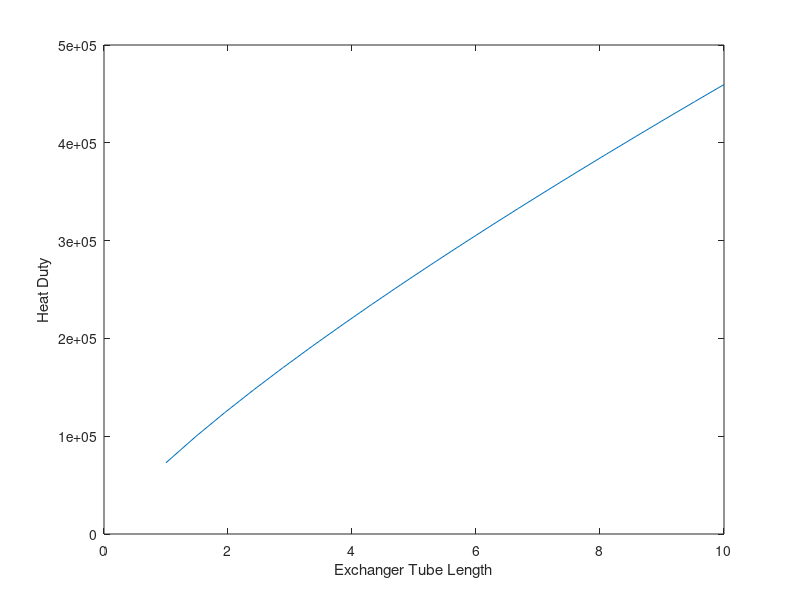

The MATLAB script that drew this image:
function heat_exchanger

%Information needed/solved for:
%Inlet, outlet temperatures
%Flow rates
%HX dimensions
%Thermal data for CO2, IL: viscosity, thermal conductivity, heat capacity
%Conductivity of tube material

%%%DATA, listed in [IL, CO2] (Check values for all of these, should be
%%%averages across temp range)
mass_flow = [59600/3600, 596000*0.65/3600]; %kg/s
density = [1115, 120]; %kg/m^3
mu = [5.5e-2 ,3.1e-5]; %Dynamic viscosity, Pa*s
nu = mu./density; %Kinematic viscosity
k = [0.16, 0.05]; %Thermal conductivity, W/(m*K)
Cp = [1200, 1181]; %Heat capacity, J/(kg*K)

L_range = linspace(1,10,20)';
eff_NTU_calc(mass_flow, density, mu, nu, k, Cp, L_range, [70+273, 600])

end

function eff_NTU_calc(mass_flow, density, mu, nu, k, Cp, L, Ti)
%Eff-NTU calculation to get q vs L

%%%Tube dimensions
%Shell
D_large = 5.0;
A_large = pi*(D_large/2)^2;
%Inner tube
Di = 0.04;
Do = 0.0415;
A_small = pi*(Di/2)^2;
A_tube = pi*(Do/2)^2;
N_tubes = floor(A_large/(A_tube*4)); %Number of tubes that fit
% N_tubes = 1000;
fprintf('Number of tubes: %.0f\n', N_tubes)
kt = 18; %Stainless steel tube

%Convert mass flow rates to volumetric flow rates and velocities
volume_flow = mass_flow ./density;
v = volume_flow ./ ([(A_small*N_tubes), (A_large-N_tubes*A_tube)]); %Assume IL on inside

Re = reynolds(nu, v, L); %Reynolds number

Pr = prandtl(Cp, mu, k); %Prandtl number

hi = (k(1)*nusselt(Re(:,1),Pr(1)))./L; %Convection coefficient
ho = (k(2)*nusselt(Re(:,2),Pr(2)))./L; 

qmax = min(mass_flow.*Cp)*(Ti(2)-Ti(1)); %Max possible heat transfer

UA = heat_transfer_coeff(Di, Do, L, kt, hi, ho); %Total heat transfer coeffs
NTU = UA./(min(Cp.*mass_flow)); %Number of transfer units
Cr = min(Cp.*mass_flow)/max(Cp.*mass_flow); %Heat capacity ratio

% eps_parallel = eff_parallel(NTU, Cr); %effectiveness, parallel flow
% eps_counter = eff_counter(NTU, Cr); %effectiveness, counter flow
eps_shell = N_tubes*eff_shell(NTU, Cr);

%Heat duty
q_shell = eps_shell.*qmax;

plot(L, q_shell)
xlabel('Exchanger Tube Length')
ylabel('Heat Duty')

end

function [Re] = reynolds(nu, v, L)

Re = L*(v./nu);

end

function [Pr] = prandtl(Cp, mu, k)

Pr = (Cp.*mu)./k;

end

function [Nu] = nusselt(Re, Pr)

Nu = 0.023*Re.^(4/5).*Pr^(0.3); %Check to make sure this is right

end

function [UA] = heat_transfer_coeff(Di, Do, L, kt, hi, ho)

Ai = pi.*Di.*L;
Ao = pi.*Do.*L;

Ri = 1./(hi.*Ai);
Rt = log(Do/Di)./(2.*pi.*kt.*L);
Ro = 1./(ho.*Ao);

UA = (Ri + Rt + Ro).^-1;

end

function [epsilon] = eff_shell(NTU, Cr)

x = sqrt(1+Cr^2);
A = 1+exp(-NTU.*x);
B = 1-exp(-NTU.*x);
epsilon = 2*(1+Cr+x.*(A./B)).^-1;

end

% function [epsilon] = eff_parallel(NTU, Cr)
% 
% epsilon = (1-exp(-NTU.*(1+Cr)))./(1+Cr);
% 
% end
% 
% function [epsilon] = eff_counter(NTU, Cr)
% 
% epsilon = (1-exp(-NTU.*(1-Cr)))./(1-Cr.*exp(-NTU.*(1-Cr)));
% 
% end